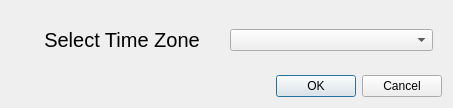
<?xml version="1.0" encoding="UTF-8"?>
<ui version="4.0">
 <class>ClockSettingsDialog</class>
 <widget class="QDialog" name="ClockSettingsDialog">
  <property name="geometry">
   <rect>
    <x>0</x>
    <y>0</y>
    <width>453</width>
    <height>108</height>
   </rect>
  </property>
  <property name="windowTitle">
   <string>Dialog</string>
  </property>
  <layout class="QVBoxLayout" name="verticalLayout">
   <item>
    <widget class="QWidget" name="widget" native="true">
     <layout class="QHBoxLayout" name="horizontalLayout">
      <item>
       <widget class="QLabel" name="label">
        <property name="font">
         <font>
          <pointsize>15</pointsize>
          <italic>false</italic>
          <bold>false</bold>
         </font>
        </property>
        <property name="text">
         <string>Select Time Zone</string>
        </property>
        <property name="alignment">
         <set>Qt::AlignmentFlag::AlignCenter</set>
        </property>
       </widget>
      </item>
      <item>
       <widget class="QComboBox" name="comboZone"/>
      </item>
     </layout>
    </widget>
   </item>
   <item>
    <widget class="QDialogButtonBox" name="buttonBox">
     <property name="standardButtons">
      <set>QDialogButtonBox::StandardButton::Cancel|QDialogButtonBox::StandardButton::Ok</set>
     </property>
    </widget>
   </item>
  </layout>
 </widget>
 <resources/>
 <connections/>
</ui>
